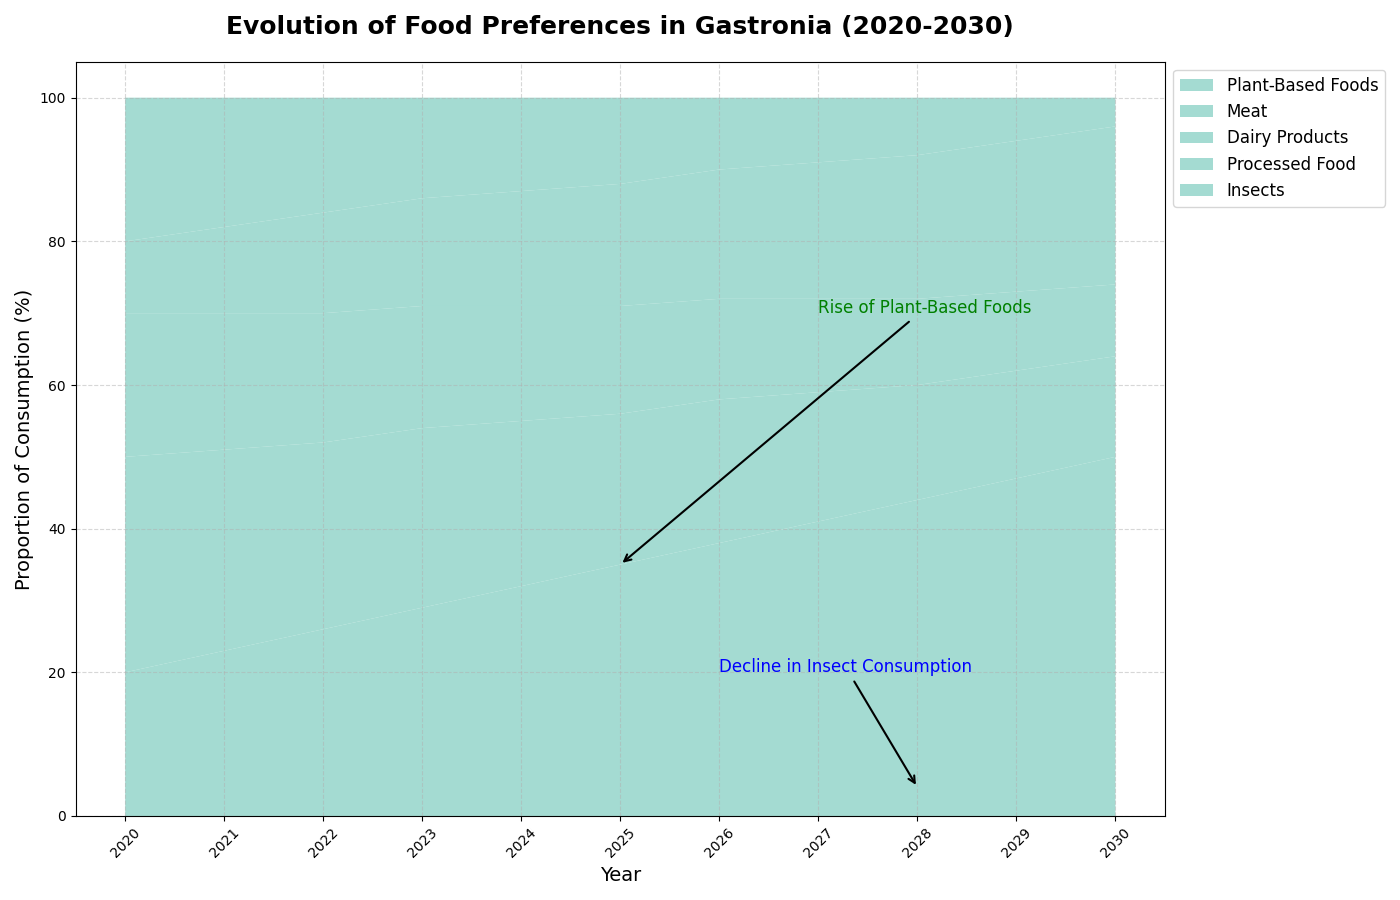

Source code (Python):
import matplotlib.pyplot as plt
import numpy as np

years = np.arange(2020, 2031)
plant_based = np.array([20, 23, 26, 29, 32, 35, 38, 41, 44, 47, 50])
meat = np.array([30, 28, 26, 25, 23, 21, 20, 18, 16, 15, 14])
dairy = np.array([20, 19, 18, 17, 16, 15, 14, 13, 12, 11, 10])
processed_food = np.array([10, 12, 14, 15, 16, 17, 18, 19, 20, 21, 22])
insects = np.array([20, 18, 16, 14, 13, 12, 10, 9, 8, 6, 4])

fig, ax = plt.subplots(figsize=(14, 9))

ax.stackplot(years, plant_based, meat, dairy, processed_food, insects,
             labels=['Plant-Based Foods', 'Meat', 'Dairy Products', 
                     'Processed Food', 'Insects'],
             colors=['#8DD3C7'], alpha=0.8)

ax.set_title("Evolution of Food Preferences in Gastronia (2020-2030)", fontsize=18, fontweight='bold', pad=20)
ax.set_xlabel('Year', fontsize=14)
ax.set_ylabel('Proportion of Consumption (%)', fontsize=14)
ax.legend(loc='upper left', fontsize=12, bbox_to_anchor=(1, 1))
ax.grid(True, linestyle='--', alpha=0.5)
ax.set_xticks(np.arange(2020, 2031))
ax.tick_params(axis='x', rotation=45)
ax.annotate('Rise of Plant-Based Foods', xy=(2025, 35), xytext=(2027, 70),
            arrowprops=dict(facecolor='black', arrowstyle='->', lw=1.5), fontsize=12, color='green')
ax.annotate('Decline in Insect Consumption', xy=(2028, 4), xytext=(2026, 20),
            arrowprops=dict(facecolor='black', arrowstyle='->', lw=1.5), fontsize=12, color='blue')

plt.tight_layout()
plt.show()
